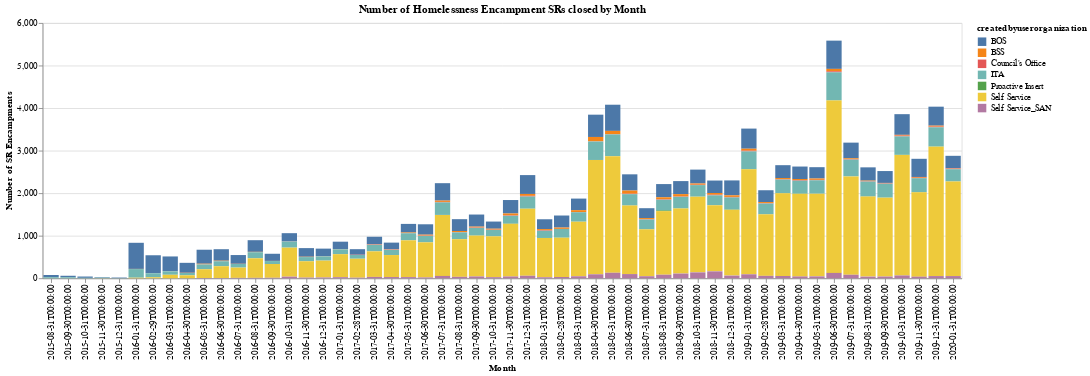

Source (notebook cell):
### Code cell
chart = alt.Chart(source.reset_index()).mark_bar().encode(
    x = alt.X('closeddate:O'),
    y= alt.Y('sum(srnumber)'),
    color='createdbyuserorganization'
).properties(
    title='Number of Homelessness Encampment SRs closed by Month'
)

chart.encoding.y.title = 'Number of SR Encampments'
chart.encoding.x.title = 'Month'
chart

### Figure 1 — Vega-Lite specification as saved in the notebook (floating-point values rounded to 4 significant figures; data arrays with more than 128 entries replaced by an {"elided": "..."} marker saying what was removed)
{"config": {"view": {"continuousWidth": 400, "continuousHeight": 300}}, "data": {"name": "data-476e6f13a8407d3431ad3b18b80b5cd2"}, "mark": "bar", "encoding": {"color": {"type": "nominal", "field": "createdbyuserorganization"}, "x": {"type": "ordinal", "field": "closeddate", "title": "Month"}, "y": {"type": "quantitative", "aggregate": "sum", "field": "srnumber", "title": "Number of SR Encampments"}}, "title": "Number of Homelessness Encampment SRs closed by Month", "$schema": "https://vega.github.io/schema/vega-lite/v4.0.0.json", "datasets": {"data-476e6f13a8407d3431ad3b18b80b5cd2": {"elided": "327 records"}}}
